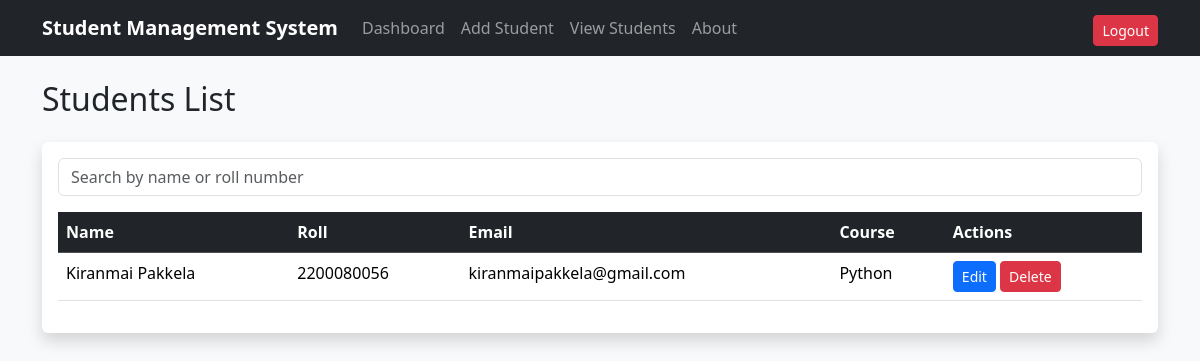
The page /view-students/ (signed in) on the database its author committed.
### students/models.py (models this page shows, shortened)
class Student(models.Model):
    first_name = models.CharField(max_length=50)
    last_name = models.CharField(max_length=50)
    email = models.EmailField(unique=True)
    roll_number = models.CharField(max_length=20, unique=True)
    course = models.CharField(max_length=50)
    created_at = models.DateTimeField(auto_now_add=True)

### students/views.py (the view)
# urls.py: path('view-students/', views.view_students, name='view_students'),
def view_students(request):
    students = Student.objects.all()  # Fetch all students
    return render(request, 'students/view_students.html', {'students': students})

### students/templates/students/view_students.html
{% extends 'students/base.html' %}
{% block content %}
<h2 class="mb-4">Students List</h2>
<div class="card shadow border-0 p-3">
    <form method="GET" class="mb-3">
        <input type="text" name="search" placeholder="Search by name or roll number"
               class="form-control" value="{{ request.GET.search }}">
    </form>
    <table class="table table-hover">
        <thead class="table-dark">
            <tr>
                <th>Name</th>
                <th>Roll</th>
                <th>Email</th>
                <th>Course</th>
                <th>Actions</th>
            </tr>
        </thead>
        <tbody>
            {% for student in students %}
            <tr>
                <td>{{ student.first_name }} {{ student.last_name }}</td>
                <td>{{ student.roll_number }}</td>
                <td>{{ student.email }}</td>
                <td>{{ student.course }}</td>
                <td>
                    <a href="{% url 'edit_student' student.id %}" class="btn btn-sm btn-primary">Edit</a>
                    <a href="{% url 'delete_student' student.id %}" class="btn btn-sm btn-danger">Delete</a>
                </td>
            </tr>
            {% empty %}
            <tr><td colspan="5" class="text-center text-muted">No students found.</td></tr>
            {% endfor %}
        </tbody>
    </table>
</div>
{% endblock %}

### students/templates/students/base.html (style rules this page uses)
body { background-color: #f8f9fa; }

### rows shown on the page
Student: first_name "Kiranmai", last_name "Pakkela", roll_number "2200080056", email "kiranmaipakkela@gmail.com", course "Python"
